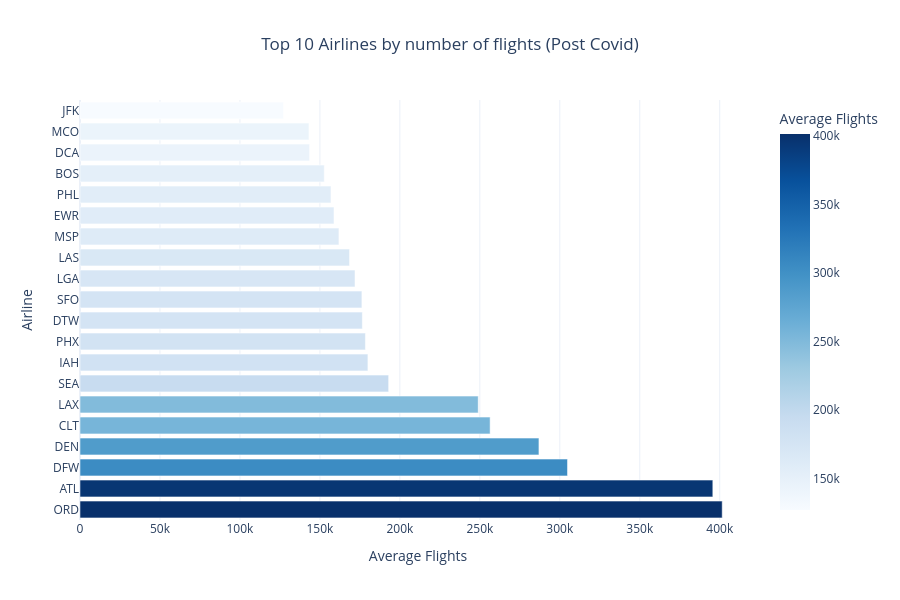

The notebook cell this image was saved under:
### Code cell
fig = px.bar(
    recovery_pre,
    x='arr_flights',
    y='airport',
    orientation='h',
    #barmode='group',
    color='arr_flights',
    color_continuous_scale='Blues',
    title='Top 10 Airlines by number of flights (Post Covid)',
    labels={'arr_flights': 'Average Flights', 'carrier_name': 'Airline'}
)
fig.update_layout(
    template='plotly_white',
    yaxis_title='Airline',
    xaxis_title='Average Flights',
    title_x=0.5
)
fig.update_layout(height=600)
fig.show()

### Figure 1 — Plotly figure (JSON) as saved in the notebook; plotly's stock layout.template omitted (floating-point values rounded to 4 significant figures)
{"data": [{"hovertemplate": "Average Flights=%{marker.color}<br>airport=%{y}<extra></extra>", "legendgroup": "", "marker": {"color": [401500.0, 395700.0, 304800.0, 286900.0, 256400.0, 249000.0, 193000.0, 180000.0, 178400.0, 176500.0, 176300.0, 171900.0, 168500.0, 161900.0, 158800.0, 156900.0, 152700.0, 143500.0, 143100.0, 127300.0], "coloraxis": "coloraxis", "pattern": {"shape": ""}}, "name": "", "orientation": "h", "showlegend": false, "textposition": "auto", "type": "bar", "x": [401500.0, 395700.0, 304800.0, 286900.0, 256400.0, 249000.0, 193000.0, 180000.0, 178400.0, 176500.0, 176300.0, 171900.0, 168500.0, 161900.0, 158800.0, 156900.0, 152700.0, 143500.0, 143100.0, 127300.0], "xaxis": "x", "y": ["ORD", "ATL", "DFW", "DEN", "CLT", "LAX", "SEA", "IAH", "PHX", "DTW", "SFO", "LGA", "LAS", "MSP", "EWR", "PHL", "BOS", "DCA", "MCO", "JFK"], "yaxis": "y"}], "layout": {"barmode": "relative", "coloraxis": {"colorbar": {"title": {"text": "Average Flights"}}, "colorscale": [[0, "rgb(247,251,255)"], [0.125, "rgb(222,235,247)"], [0.25, "rgb(198,219,239)"], [0.375, "rgb(158,202,225)"], [0.5, "rgb(107,174,214)"], [0.625, "rgb(66,146,198)"], [0.75, "rgb(33,113,181)"], [0.875, "rgb(8,81,156)"], [1, "rgb(8,48,107)"]]}, "height": 600, "legend": {"tracegroupgap": 0}, "title": {"text": "Top 10 Airlines by number of flights (Post Covid)", "x": 0.5}, "xaxis": {"anchor": "y", "domain": [0, 1], "title": {"text": "Average Flights"}}, "yaxis": {"anchor": "x", "domain": [0, 1], "title": {"text": "Airline"}}}}
